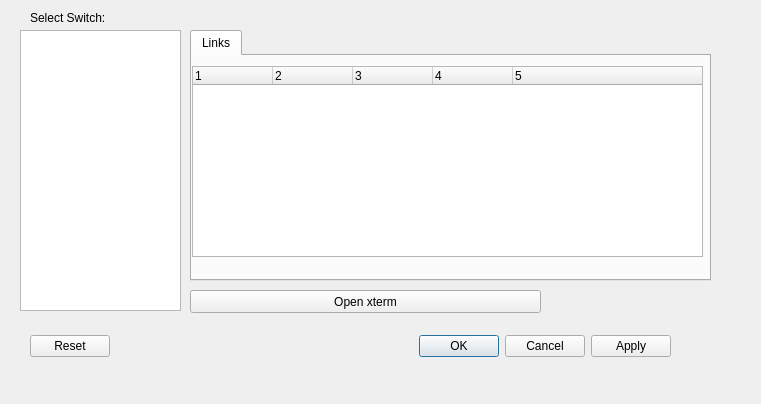
<?xml version="1.0" encoding="UTF-8"?>
<ui version="4.0">
 <class>Dialog</class>
 <widget class="QDialog" name="Dialog">
  <property name="geometry">
   <rect>
    <x>0</x>
    <y>0</y>
    <width>761</width>
    <height>404</height>
   </rect>
  </property>
  <property name="windowTitle">
   <string>Configure Switch</string>
  </property>
  <widget class="QDialogButtonBox" name="buttonBox">
   <property name="geometry">
    <rect>
     <x>30</x>
     <y>330</y>
     <width>641</width>
     <height>32</height>
    </rect>
   </property>
   <property name="orientation">
    <enum>Qt::Horizontal</enum>
   </property>
   <property name="standardButtons">
    <set>QDialogButtonBox::Apply|QDialogButtonBox::Cancel|QDialogButtonBox::Ok|QDialogButtonBox::Reset</set>
   </property>
  </widget>
  <widget class="QLabel" name="label">
   <property name="geometry">
    <rect>
     <x>30</x>
     <y>10</y>
     <width>111</width>
     <height>16</height>
    </rect>
   </property>
   <property name="text">
    <string>Select Switch:</string>
   </property>
  </widget>
  <widget class="QListWidget" name="listHost">
   <property name="geometry">
    <rect>
     <x>20</x>
     <y>30</y>
     <width>161</width>
     <height>281</height>
    </rect>
   </property>
  </widget>
  <widget class="QPushButton" name="pushButton_5">
   <property name="geometry">
    <rect>
     <x>190</x>
     <y>290</y>
     <width>351</width>
     <height>23</height>
    </rect>
   </property>
   <property name="text">
    <string>Open xterm</string>
   </property>
  </widget>
  <widget class="QTabWidget" name="tabWidget">
   <property name="geometry">
    <rect>
     <x>190</x>
     <y>30</y>
     <width>521</width>
     <height>251</height>
    </rect>
   </property>
   <property name="currentIndex">
    <number>0</number>
   </property>
   <widget class="QWidget" name="tab_2">
    <attribute name="title">
     <string>Links</string>
    </attribute>
    <widget class="QTreeWidget" name="treeInterfaces">
     <property name="geometry">
      <rect>
       <x>0</x>
       <y>10</y>
       <width>511</width>
       <height>191</height>
      </rect>
     </property>
     <property name="columnCount">
      <number>5</number>
     </property>
     <attribute name="headerDefaultSectionSize">
      <number>80</number>
     </attribute>
     <column>
      <property name="text">
       <string notr="true">1</string>
      </property>
     </column>
     <column>
      <property name="text">
       <string notr="true">2</string>
      </property>
     </column>
     <column>
      <property name="text">
       <string notr="true">3</string>
      </property>
     </column>
     <column>
      <property name="text">
       <string notr="true">4</string>
      </property>
     </column>
     <column>
      <property name="text">
       <string notr="true">5</string>
      </property>
     </column>
    </widget>
   </widget>
  </widget>
 </widget>
 <resources/>
 <connections/>
</ui>
